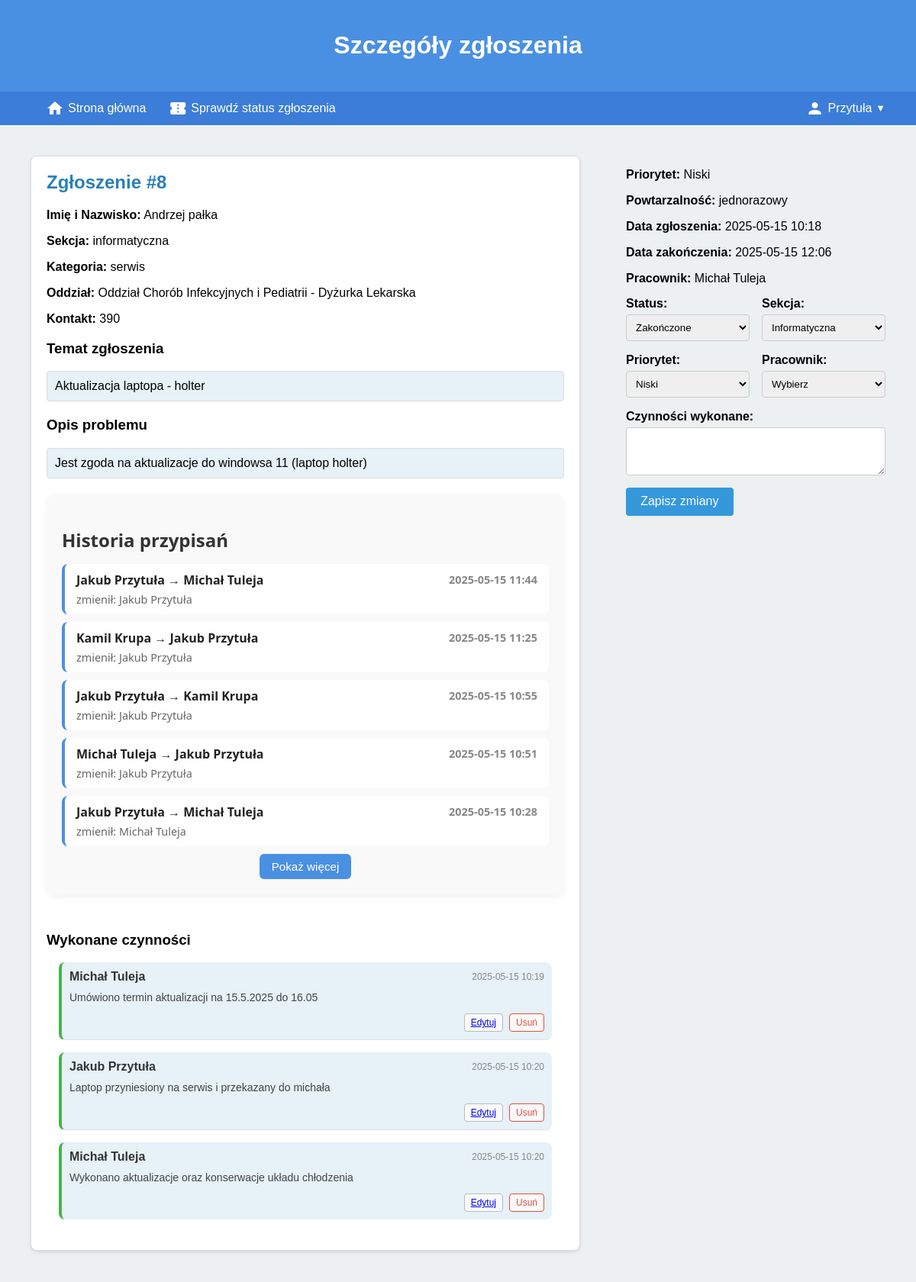
The page /tickets/ticket_details.php?id=8 (signed in) on the database its author committed.
### tables this page shows
CREATE TABLE `tickets` (
  `id` int NOT NULL AUTO_INCREMENT,
  `subject` varchar(255) DEFAULT NULL,
  `name` varchar(255) NOT NULL,
  `category` varchar(255) NOT NULL,
  `department` varchar(255) NOT NULL,
  `contact_number` varchar(255) NOT NULL,
  `description` text NOT NULL,
  `priority` varchar(50) NOT NULL,
  `recurrence` varchar(50) NOT NULL,
  `status` varchar(50) DEFAULT 'Oczekujące',
  `employee_id` int DEFAULT NULL,
  `actions` text,
  `created_at` datetime DEFAULT CURRENT_TIMESTAMP,
  `accepted_at` datetime DEFAULT NULL,
  `completed_at` datetime DEFAULT NULL,
  `started_at` datetime DEFAULT NULL,
  `section` varchar(255) NOT NULL,
  `local_ip` varchar(45) DEFAULT NULL,
  PRIMARY KEY (`id`)
);

CREATE TABLE `ticket_assignment_history` (
  `id` int NOT NULL AUTO_INCREMENT,
  `ticket_id` int NOT NULL,
  `previous_employee_id` int DEFAULT NULL,
  `new_employee_id` int NOT NULL,
  `changed_by` int NOT NULL,
  `changed_at` datetime NOT NULL DEFAULT CURRENT_TIMESTAMP,
  PRIMARY KEY (`id`),
  KEY `ticket_id` (`ticket_id`),
  KEY `previous_employee_id` (`previous_employee_id`),
  KEY `new_employee_id` (`new_employee_id`),
  KEY `changed_by` (`changed_by`),
  CONSTRAINT `ticket_assignment_history_ibfk_1` FOREIGN KEY (`ticket_id`) REFERENCES `tickets` (`id`) ON DELETE CASCADE,
  CONSTRAINT `ticket_assignment_history_ibfk_2` FOREIGN KEY (`previous_employee_id`) REFERENCES `users` (`id`) ON DELETE SET NULL,
  CONSTRAINT `ticket_assignment_history_ibfk_3` FOREIGN KEY (`new_employee_id`) REFERENCES `users` (`id`) ON DELETE CASCADE,
  CONSTRAINT `ticket_assignment_history_ibfk_4` FOREIGN KEY (`changed_by`) REFERENCES `users` (`id`) ON DELETE CASCADE
);

CREATE TABLE `ticket_comments` (
  `id` int NOT NULL AUTO_INCREMENT,
  `ticket_id` int NOT NULL,
  `user_id` int NOT NULL,
  `comment` text NOT NULL,
  `created_at` datetime NOT NULL DEFAULT CURRENT_TIMESTAMP,
  `updated_at` datetime DEFAULT NULL,
  PRIMARY KEY (`id`),
  KEY `ticket_id` (`ticket_id`),
  KEY `user_id` (`user_id`),
  CONSTRAINT `ticket_comments_ibfk_1` FOREIGN KEY (`ticket_id`) REFERENCES `tickets` (`id`) ON DELETE CASCADE,
  CONSTRAINT `ticket_comments_ibfk_2` FOREIGN KEY (`user_id`) REFERENCES `users` (`id`) ON DELETE CASCADE
);

### tickets/ticket_details.php (the view, shortened to what this page needs)
<?php
include '../includes/db.php';
$ticket_id = isset($_GET['id']) ? (int)$_GET['id'] : 0;
$user_can_modify_own = false;
$stmt = $conn->prepare(
    "SELECT t.*, CONCAT(u.first_name,' ',u.last_name) AS employee_name
     FROM tickets t
     LEFT JOIN users u ON t.employee_id = u.id
     WHERE t.id = ?"
);
$stmt->bind_param("i", $ticket_id);
$stmt->execute();
$result = $stmt->get_result();
$ticket = $result->num_rows ? $result->fetch_assoc() : null;
$comments_stmt = $conn->prepare(
    "SELECT tc.*, CONCAT(u.first_name,' ',u.last_name) AS author_name
     FROM ticket_comments tc
     JOIN users u ON tc.user_id = u.id
     WHERE tc.ticket_id = ?
     ORDER BY tc.created_at ASC"
);
$comments_stmt->bind_param("i", $ticket_id);
$comments_stmt->execute();
$comments_result = $comments_stmt->get_result();
$as_hist = $conn->prepare(
    "SELECT tah.*,
            CONCAT(u1.first_name,' ',u1.last_name) AS prev_name,
            CONCAT(u2.first_name,' ',u2.last_name) AS new_name,
            CONCAT(u3.first_name,' ',u3.last_name) AS changed_by_name
     FROM ticket_assignment_history tah
     LEFT JOIN users u1 ON tah.previous_employee_id = u1.id
     JOIN users u2 ON tah.new_employee_id = u2.id
     JOIN users u3 ON tah.changed_by = u3.id
     WHERE tah.ticket_id = ?
     ORDER BY tah.changed_at DESC"
);
$as_hist->bind_param("i", $ticket_id);
$as_hist->execute();
$assignment_history = $as_hist->get_result();
?>
<!DOCTYPE html>
<html lang="pl">
<head>
    <link rel="stylesheet" href="../assets/css/TicketDetails.css">
</head>
<body>
    <header>
        <h1>Szczegóły zgłoszenia</h1>
    </header>
    <?php include '../tickets/includes/navigation.php'; ?>
    <div class="container">
        <?php if ($ticket): ?>
            <div class="left-panel">
                <div class="ticket-details-card">
                    <h2>Zgłoszenie #<?= htmlspecialchars($ticket['id'], ENT_QUOTES) ?></h2>
                    <div class="ticket-info">
                        <p><strong>Imię i Nazwisko:</strong> <?= htmlspecialchars($ticket['name'], ENT_QUOTES) ?></p>
                        <p><strong>Sekcja:</strong> <?= htmlspecialchars($ticket['section'], ENT_QUOTES) ?></p>
                        <p><strong>Kategoria:</strong> <?= htmlspecialchars($ticket['category'], ENT_QUOTES) ?></p>
                        <p><strong>Oddział:</strong> <?= htmlspecialchars($ticket['department'], ENT_QUOTES) ?></p>
                        <p><strong>Kontakt:</strong> <?= htmlspecialchars($ticket['contact_number'], ENT_QUOTES) ?></p>
                    </div>
                    <div>
                        <h3>Temat zgłoszenia</h3>
                        <div class="subject-container">
                            <?= nl2br(htmlspecialchars($ticket['subject'], ENT_QUOTES)) ?>
                        </div>
                    </div>
                    <div>
                        <h3>Opis problemu</h3>
                        <div class="description-container">
                            <?= nl2br(htmlspecialchars($ticket['description'], ENT_QUOTES)) ?>
                        </div>
                    </div>
                  <div class="assignment-history">
    <h3>Historia przypisań</h3>
    <?php if ($assignment_history->num_rows): ?>
    <ul id="assignment-list">
        <?php
            $counter = 0;
            while($h = $assignment_history->fetch_assoc()):
                $counter++;
                $hiddenClass = $counter > 5
                    ? 'class="extra-assignment" style="display:none;"'
                    : '';
        ?>
        <li <?= $hiddenClass ?>>
            <div class="assignment-card">
                <div class="assignment-main">
                    <strong><?= $h['prev_name'] ?: 'Brak' ?> &rarr; <?= $h['new_name'] ?></strong>
                    <span class="history-date"><?= (new DateTime($h['changed_at']))->format('Y-m-d H:i') ?></span>
                </div>
                <div class="assignment-meta">zmienił: <?= $h['changed_by_name'] ?></div>
            </div>
        </li>
        <?php endwhile; ?>
    </ul>
    <?php if ($counter > 5): ?>
    <div id="history-buttons">
        <button id="show-more-btn">Pokaż więcej</button>
    </div>
    <?php endif; ?>
    <?php else: ?>
        <p>Brak zmian pracownika.</p>
    <?php endif; ?>
</div>
                    <div class="comments-section">
                        <h3>Wykonane czynności</h3>
                        <?php if ($comments_result->num_rows): ?>
                        <ul class="comments-list">
                            <?php while ($c = $comments_result->fetch_assoc()):
                                $is_owner   = ($c['user_id'] === $_SESSION['user_id']);
                                $is_super   = ($_SESSION['role'] === 'Super Administrator');
                                $can_edit   = $is_super || ($is_owner && $user_can_modify_own);
                                $can_delete = $can_edit;
                            ?>
                            <li class="comment-item">
                                <div class="comment-header">
                                    <strong><?= htmlspecialchars($c['author_name'], ENT_QUOTES) ?></strong>
                                    <span class="comment-date">
                                        <?= (new DateTime($c['created_at']))->format('Y-m-d H:i') ?>
                                    </span>
                                </div>
                                <?php if (isset($_GET['edit']) && $_GET['edit'] == $c['id'] && $can_edit): ?>
                                <form method="post" class="edit-comment-form">
                                    <input type="hidden" name="edit_comment_id" value="<?= $c['id'] ?>">
                                    <textarea name="edited_comment" rows="3"><?= htmlspecialchars($c['comment'], ENT_QUOTES) ?></textarea>
                                    <button type="submit" class="btn-update">Zapisz</button>
                                    <a href="ticket_details.php?id=<?= $ticket_id ?>" class="btn-cancel">Anuluj</a>
                                </form>
                                <?php else: ?>
                                <div class="comment-body">
                                    <?= nl2br(htmlspecialchars($c['comment'], ENT_QUOTES)) ?>
                                </div>
                                <div class="comment-actions">
                                    <?php if ($can_edit): ?>
                                    <a href="ticket_details.php?id=<?= $ticket_id ?>&edit=<?= $c['id'] ?>" class="btn-small">Edytuj</a>
                                    <?php endif; ?>
                                    <?php if ($can_delete): ?>
                                    <form method="post" class="delete-comment-form" onsubmit="return confirm('Usunąć komentarz?');">
                                        <button type="submit" class="btn-small btn-danger">Usuń</button>
                                    </form>
                                    <?php endif; ?>
                                </div>
                                <?php endif; ?>
                            </li>
                            <?php endwhile; ?>
                        </ul>
                        <?php else: ?>
                            <p>Brak komentarzy.</p>
                        <?php endif; ?>
                    </div>
                </div>
            </div>
            <div class="right-panel">
                <div class="ticket-info">
                    <p><strong>Priorytet:</strong> <?= htmlspecialchars($ticket['priority'], ENT_QUOTES) ?></p>
                    <p><strong>Powtarzalność:</strong> <?= htmlspecialchars($ticket['recurrence'], ENT_QUOTES) ?></p>
                    <p><strong>Data zgłoszenia:</strong> <?= (new DateTime($ticket['created_at']))->format('Y-m-d H:i') ?></p>
                    <p><strong>Data zakończenia:</strong>
                        <?= $ticket['completed_at']
                            ? (new DateTime($ticket['completed_at']))->format('Y-m-d H:i')
                            : 'Nie zakończono' ?>
                    </p>
                    <p><strong>Pracownik:</strong> <?= htmlspecialchars($ticket['employee_name'] ?: 'Nie przypisano', ENT_QUOTES) ?></p>
                </div>
                <div class="form-container">
                    <form action="" method="post" id="ticket-form" class="ticket-form">
                        <div class="form-row">
                            <div class="form-group">
                                <label for="status">Status:</label>
                                <select name="status" id="status" class="form-control">
                                    <option value="Zakończone"<?= $ticket['status']==='Zakończone'? 'selected':'' ?>>Zakończone</option>
                                </select>
                            </div>
                            <div class="form-group">
                                <label for="section">Sekcja:</label>
                                <select name="section" id="section" class="form-control">
                                    <option value="informatyczna" <?= $ticket['section']==='informatyczna'?'selected':'' ?>>Informatyczna</option>
                                </select>
                            </div>
                        </div>
                        <div class="form-row">
                            <div class="form-group">
                                <label for="priority">Priorytet:</label>
                                <select name="priority" id="priority" class="form-control">
                                    <option value="Niski"    <?= $ticket['priority']==='Niski'?'selected':'' ?>>Niski</option>
                                </select>
                            </div>
                            <div class="form-group">
                                <label for="employee_id">Pracownik:</label>
                                <select name="employee_id" id="employee_id" class="form-control">
                                    <option value="">Wybierz</option>
                                </select>
                            </div>
                        </div>
                        <div class="form-group">
                            <label for="new_comment">Czynności wykonane:</label>
                            <textarea name="new_comment" id="new_comment" rows="3" class="form-control"></textarea>
                        </div>
                        <div class="form-actions">
                            <button type="submit" class="btn-save">Zapisz zmiany</button>
                        </div>
                    </form>
                </div>
            </div>
        <?php else: ?>
            <p>Zgłoszenie nie zostało znalezione.</p>
        <?php endif; ?>
    </div>
</body>
</html>

### rows shown on the page
tickets: id "8", name "Andrzej pałka", section "informatyczna", category "serwis", department "Oddział Chorób Infekcyjnych i Pediatrii - Dyżurka Lekarska", contact_number "390", subject "Aktualizacja laptopa - holter", description "Jest zgoda na aktualizacje do windowsa 11 (laptop holter)", priority "Niski", recurrence "jednorazowy", created_at "2025-05-15 10:18", completed_at "2025-05-15 12:06", status "Zakończone", section "Informatyczna"
ticket_assignment_history: prev_name "Jakub Przytuła", new_name "Michał Tuleja", changed_at "2025-05-15 11:44", changed_by_name "Jakub Przytuła"
ticket_assignment_history: prev_name "Kamil Krupa", new_name "Jakub Przytuła", changed_at "2025-05-15 11:25", changed_by_name "Jakub Przytuła"
ticket_assignment_history: prev_name "Jakub Przytuła", new_name "Kamil Krupa", changed_at "2025-05-15 10:55", changed_by_name "Jakub Przytuła"
ticket_assignment_history: prev_name "Michał Tuleja", new_name "Jakub Przytuła", changed_at "2025-05-15 10:51", changed_by_name "Jakub Przytuła"
ticket_assignment_history: prev_name "Jakub Przytuła", new_name "Michał Tuleja", changed_at "2025-05-15 10:28", changed_by_name "Michał Tuleja"
ticket_comments: author_name "Michał Tuleja", created_at "2025-05-15 10:19", comment "Umówiono termin aktualizacji na 15.5.2025 do 16.05"
ticket_comments: author_name "Jakub Przytuła", created_at "2025-05-15 10:20", comment "Laptop przyniesiony na serwis i przekazany do michała"
ticket_comments: author_name "Michał Tuleja", created_at "2025-05-15 10:20", comment "Wykonano aktualizacje oraz konserwacje układu chłodzenia"

### other values the page prints
$_SESSION['full_name'] "Przytuła"
$ticket['employee_name'] ?: 'Nie przypisano' "Michał Tuleja"
